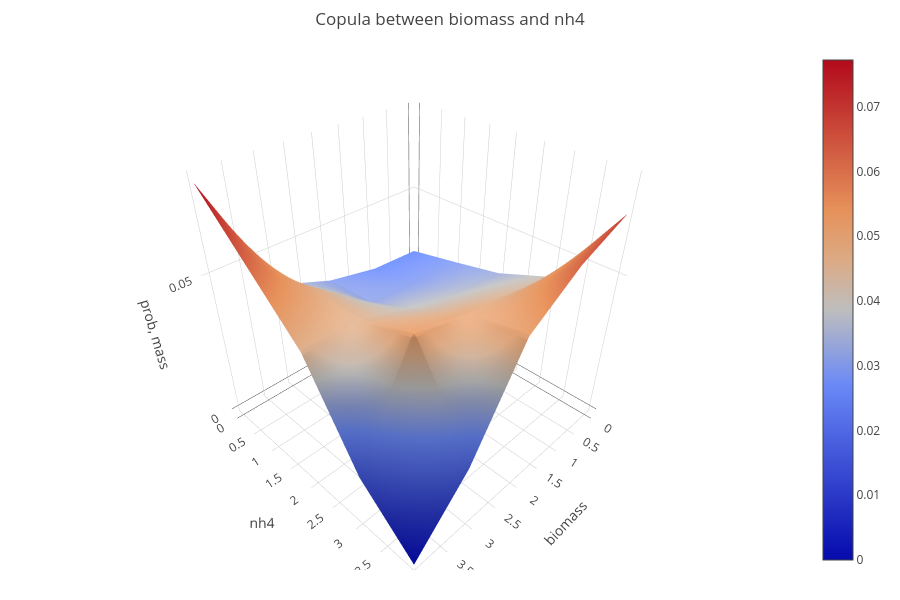

Notebook source saved alongside this figure:
### Code cell
dingo.illustrations.plot_copula(
    [suboptimal_steady_states[24], "biomass"], 
    [suboptimal_steady_states[58], "nh4"], 
    n      = 5, 
    width  = 900 , 
    height = 600, 
    save   = False
)

### Figure 1 — Plotly figure (JSON) as saved in the notebook; plotly's stock layout.template omitted (floating-point values rounded to 4 significant figures)
{"data": [{"type": "surface", "z": [[0.02641, 0.02718, 0.03103, 0.03821, 0.07718], [0.03, 0.03051, 0.03205, 0.04615, 0.06128], [0.03385, 0.03641, 0.03923, 0.04513, 0.04538], [0.04103, 0.04436, 0.04744, 0.05103, 0.01615], [0.06872, 0.06154, 0.05026, 0.01949, 0.0]]}], "layout": {"height": 600, "margin": {"b": 30, "l": 30, "r": 30, "t": 50}, "scene": {"xaxis": {"title": {"text": "biomass"}}, "yaxis": {"title": {"text": "nh4"}}, "zaxis": {"title": {"text": "prob, mass"}}}, "title": {"text": "Copula between biomass and nh4"}, "width": 900}}
